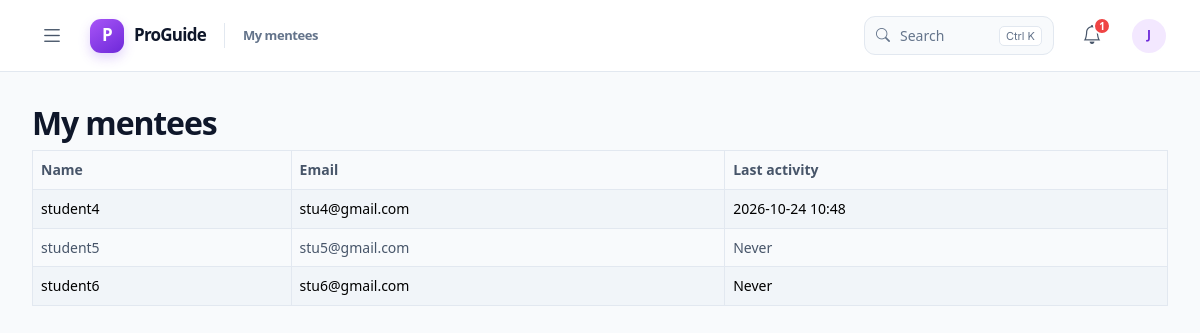
The app's page /mentor/mentees (signed in) with its own data.
### app/models.py (models this page shows, shortened)
class User(db.Model, UserMixin):
    __tablename__ = "users"
    id = db.Column(db.Integer, primary_key=True)
    username = db.Column(db.String(80), unique=True, nullable=False)
    full_name = db.Column(db.String(120), nullable=False)
    email = db.Column(db.String(120), unique=True, nullable=True)
    password_hash = db.Column(db.String(255), nullable=False)
    role = db.Column(db.String(20), nullable=False, default="mentee")
    mentor_id = db.Column(db.Integer, db.ForeignKey("users.id"), nullable=True)
    is_active = db.Column(db.Boolean, nullable=False, default=True)
    must_change_password = db.Column(db.Boolean, nullable=False, default=False)
    created_at = db.Column(db.DateTime, default=datetime.utcnow)
    last_login_at = db.Column(db.DateTime, nullable=True)

### app/blueprints/mentor.py (the view)
@mentor_bp.route("/mentees")
@role_required("mentor")
def mentees():
    mentees = User.query.filter_by(role="mentee", mentor_id=current_user.id).all()
    return render_template("mentor/mentees.html", mentees=mentees)

### app/__init__.py (called while the page is built)
@login_manager.user_loader
def load_user(user_id):
    user = db.session.get(User, int(user_id))
    if user is None or not user.is_active:
        return None
    auth_state = db.session.get(UserAuthState, user.id)
    session_version = session.get("auth_session_version")
    if auth_state and session_version is not None and session_version != auth_state.session_version:
        return None
    if auth_state and auth_state.session_version > 1 and session_version is None:
        return None
    return user

### app/security.py (called while the page is built)
def role_required(*roles):
    def decorator(view_func):
        @wraps(view_func)
        def wrapped_view(*args, **kwargs):
            if not current_user.is_authenticated:
                return redirect(url_for("auth.login", next=request.path))
            if current_user.role not in roles:
                abort(403)
            return view_func(*args, **kwargs)
        return wrapped_view
    return decorator

### app/templates/mentor/mentees.html
{% extends 'base.html' %}
{% block content %}
<h2>My mentees</h2>
<table class="table table-striped table-bordered">
    <thead><tr><th>Name</th><th>Email</th><th>Last activity</th></tr></thead>
    <tbody>
        {% for mentee in mentees %}
        <tr><td>{{ mentee.full_name }}</td><td>{{ mentee.email or 'N/A' }}</td><td>{{ mentee.last_login_at.strftime('%Y-%m-%d %H:%M') if mentee.last_login_at else 'Never' }}</td></tr>
        {% else %}
        <tr><td colspan="3"><div class="table-empty-state"><span><i class="bi bi-people" aria-hidden="true"></i></span><strong>Your mentee list is ready to grow</strong><p>Once an admin matches a mentee with you, they’ll appear here.</p></div></td></tr>
        {% endfor %}
    </tbody>
</table>
{% endblock %}

### app/static/css/theme.css (style rules this page uses)
:root { color-scheme: light; --primary: #7c3aed; --primary-strong: #6d28d9; --secondary: #a855f7; --primary-soft: #f3e8ff; --primary-border: #d8b4fe; --accent: #f59e0b; --success: #22c55e; --warning: #f59e0b; --error: #ef4444; --background: #f8fafc; --surface: #ffffff; --surface-muted: #f1f5f9; --border: #e2e8f0; --heading: #0f172a; --body: #475569; --muted: #64748b; --shadow-sm: 0 2px 8px rgb(15 23 42 / 5%); --shadow-md: 0 14px 35px rgb(15 23 42 / 9%); --radius: 14px; --radius-sm: 10px; --header-height: 72px; font-family: Inter, ui-sans-serif, system-ui, -apple-system, BlinkMacSystemFont, "Segoe UI", sans-serif; }
* { box-sizing: border-box; }
body { min-width: 320px; min-height: 100vh; margin: 0; color: var(--body); background: var(--background); font-size: 14px; line-height: 1.55; -webkit-font-smoothing: antialiased; }
h1, h2, h3, h4, h5, h6 { color: var(--heading); font-weight: 700; letter-spacing: -0.035em; }
.app-main .table { --bs-table-bg: transparent; --bs-table-color: var(--body); --bs-table-border-color: var(--border); --bs-table-striped-bg: var(--surface-muted); }

### records on screen
User: full_name "student4", email "stu4@gmail.com", last_login_at "2026-10-24 10:48"
User: full_name "student5", email "stu5@gmail.com", last_login_at "Never"
User: full_name "student6", email "stu6@gmail.com", last_login_at "Never"

### other values on screen
{{ page_title }} "My mentees"
{{ unread_count }} "1"
